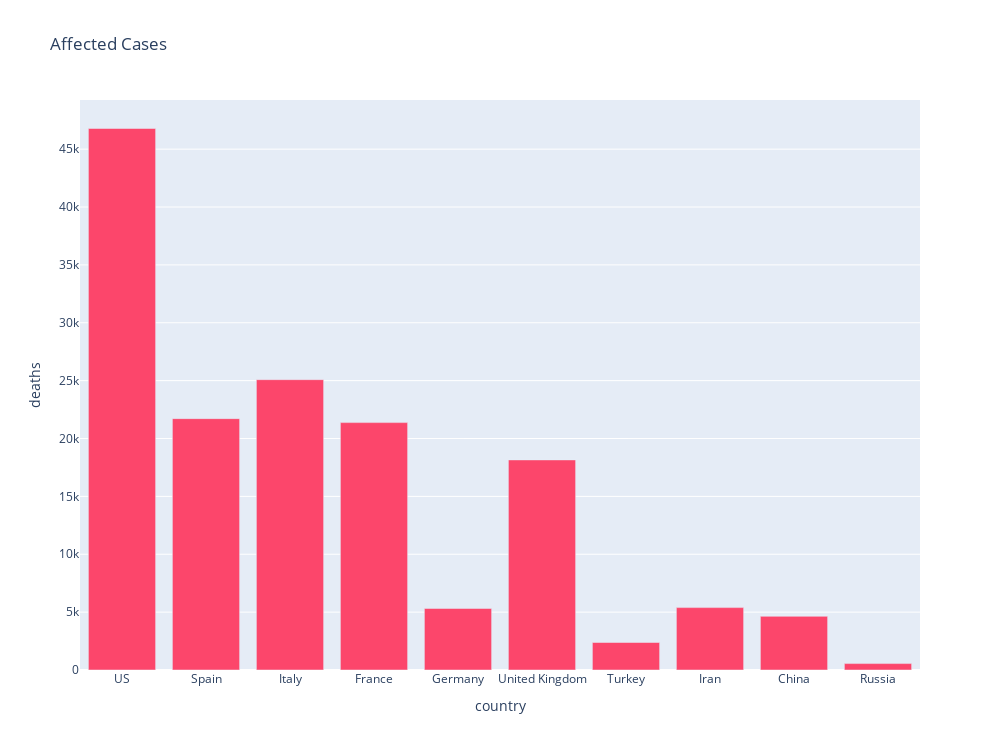

Here is the notebook cell this chart was saved with:
### Markdown cell above
# Top 10 Countries with Affected Cases

### Code cell
px.bar(
    sorted_country_df.head(10),
    x = "country",
    y = "deaths",
    title= "Affected Cases",
    color_discrete_sequence=["#fc466b"], 
    height=750,
    width=1000
)

### Figure 1 — Plotly figure (JSON) as saved in the notebook; plotly's stock layout.template omitted (floating-point values rounded to 4 significant figures)
{"data": [{"alignmentgroup": "True", "hovertemplate": "country=%{x}<br>deaths=%{y}<extra></extra>", "legendgroup": "", "marker": {"color": "#fc466b"}, "name": "", "offsetgroup": "", "orientation": "v", "showlegend": false, "textposition": "auto", "type": "bar", "x": ["US", "Spain", "Italy", "France", "Germany", "United Kingdom", "Turkey", "Iran", "China", "Russia"], "xaxis": "x", "y": [46785, 21717, 25085, 21373, 5315, 18151, 2376, 5391, 4636, 555], "yaxis": "y"}], "layout": {"barmode": "relative", "height": 750, "legend": {"tracegroupgap": 0}, "title": {"text": "Affected Cases"}, "width": 1000, "xaxis": {"anchor": "y", "domain": [0, 1], "title": {"text": "country"}}, "yaxis": {"anchor": "x", "domain": [0, 1], "title": {"text": "deaths"}}}}
